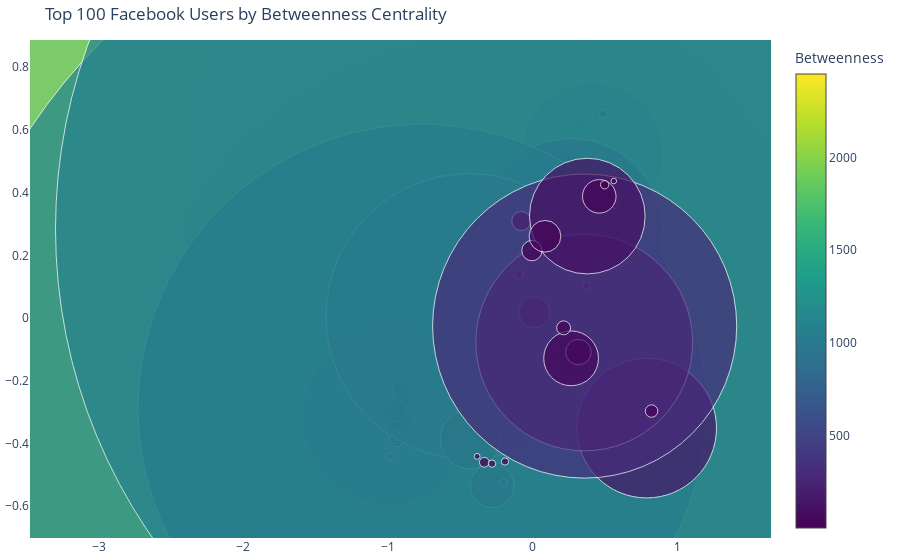

The notebook cell this image was saved under:
### Code cell
import plotly.graph_objects as go

pos = nx.spring_layout(subG, seed=42)

edge_x = []
edge_y = []

for edge in subG.edges():
    x0, y0 = pos[edge[0]]
    x1, y1 = pos[edge[1]]
    edge_x += [x0, x1, None]
    edge_y += [y0, y1, None]

edge_trace = go.Scatter(
    x=edge_x,
    y=edge_y,
    line=dict(width=0.5, color='#888'),
    hoverinfo='none',
    mode='lines'
)

node_x = []
node_y = []
node_size = []

for node in subG.nodes():
    x, y = pos[node]
    node_x.append(x)
    node_y.append(y)
    node_size.append(
        centrality_df.loc[
            centrality_df["node"] == node,
            "betweenness"
        ].values[0] * 5000
    )

node_trace = go.Scatter(
    x=node_x,
    y=node_y,
    mode='markers',
    hoverinfo='text',
    marker=dict(
        size=node_size,
        color=node_size,
        colorscale='Viridis',
        showscale=True,
        colorbar=dict(title="Betweenness")
    ),
    text=[f"Node {n}" for n in subG.nodes()]
)

fig = go.Figure(
    data=[edge_trace, node_trace],
    layout=go.Layout(
        title="Top 100 Facebook Users by Betweenness Centrality",
        showlegend=False,
        hovermode='closest',
        margin=dict(b=20, l=5, r=5, t=40)
    )
)

fig.show()
